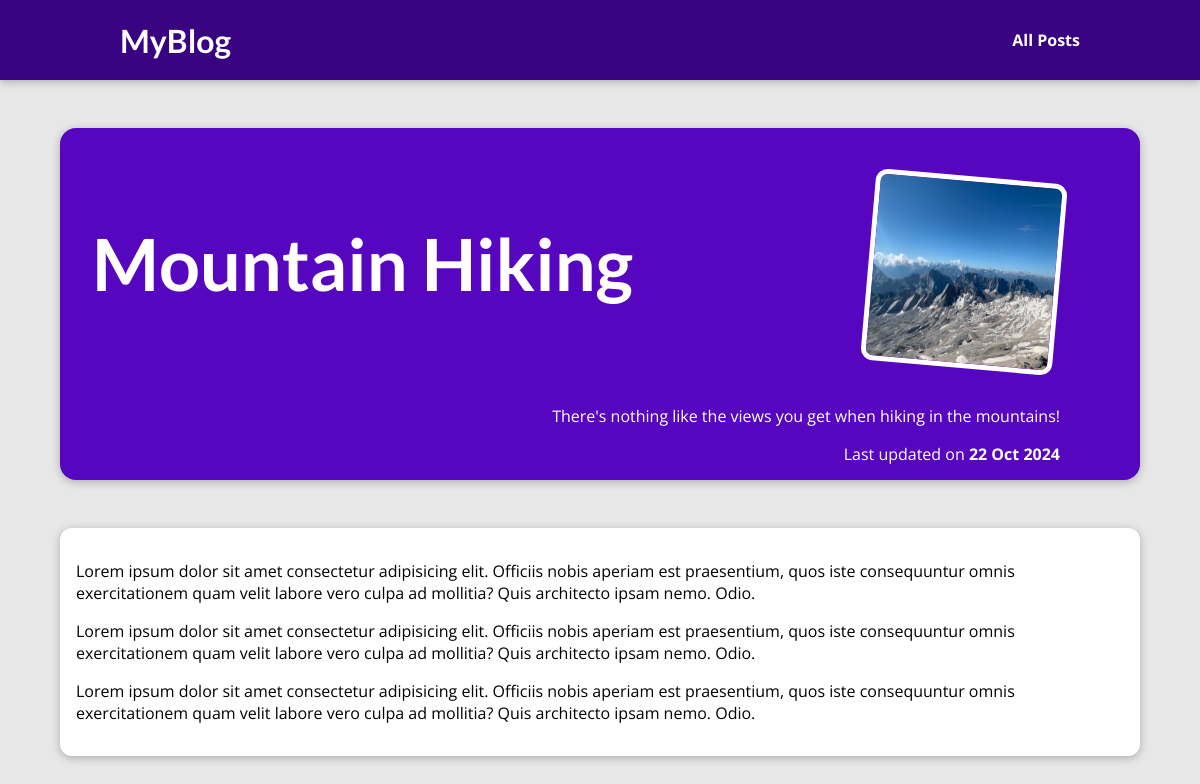
The page /posts/hike-in-the-mountains on the database its author committed.
### blog/models.py (models this page shows)
class Post(models.Model):
    title = models.CharField(null=True, max_length=150)
    excerpt = models.CharField(null=True, max_length=200)
    image =  models.CharField(null=True, max_length=100)
    date = models.DateField(auto_now=True)
    slug = models.CharField(null=True, max_length=100)
    content = models.TextField(null=True, validators=[MinLengthValidator(10)])
    author = models.ForeignKey(Author, on_delete=models.SET_NULL, null=True, related_name="posts")
    tags = models.ManyToManyField(Tag)

### blog/views.py (the view)
# urls.py: path('posts/<slug:slug>', views.post, name='post'),
def post(request, slug):
    id_post = get_object_or_404(Post, slug=slug)
    return render(request, 'blog/post.html', {
        "post": id_post
    })

### blog/templates/blog/post.html (shortened to what this page needs)
{% extends "base.html" %}
{% load static %}
{% block css_files %}
    <link rel="stylesheet" href="{% static "blog/post.css" %}">
{% endblock %}
{% block page_content %}
    <section id="summary">
        <h2>{{ post.title }}</h2>
        <article>
            <img src="{% static "blog/images/"|add:post.image %}" alt="Post Title">
            <p>{{ post.excerpt }}</p>
            <div>Last updated on <time>{{post.date|date:"d M Y"}}</time></div>
        </section>
    <main>
        <p>{{ post.content|linebreaks }}</p>
    </main>
{% endblock %}

### static/app.css (style rules this page uses)
* { box-sizing: border-box; }
html { font-family: 'Open Sans', 'Lato', sans-serif; }
body { margin: 0; }
h1, h2, h3 { font-family: 'Lato', sans-serif; font-weight: bold; }

### blog/static/blog/post.css (style rules this page uses)
body { background-color: #e7e7e7; }
#summary { margin: 8rem auto 3rem auto; padding: 2rem; width: 90%; max-width: 90rem; border-radius: 16px; background-color: #5706c0; position: relative; box-shadow: 0 2px 8px rgba(0, 0, 0, 0.25); height: 22rem; }
#summary h2 { color: white; font-size: 4.5rem; }
#summary article { position: absolute; top: 2rem; right: 3rem; padding: 1rem 2rem; border-radius: 12px; text-align: right; color: white; }
#summary article img { width: 12rem; height: 12rem; border-radius: 12px; transform: rotateZ(5deg); border: 5px solid white; margin-bottom: 1rem; }
#summary time { font-weight: bold; }
main { width: 90%; max-width: 90rem; margin: 3rem auto; background-color: white; padding: 1rem; border-radius: 12px; box-shadow: 0 2px 8px rgba(0, 0, 0, 0.25); }

### rows shown on the page
Post: title "Mountain Hiking", image (picture), excerpt "There's nothing like the views you get when hiking in the mountains!", date "22 Oct 2024", content "Lorem ipsum dolor sit amet consectetur adipisicing elit. Officiis nobis aperiam est praesentium, quos iste consequuntur omnis exercitationem quam velit labore vero culpa ad mollitia? Quis architecto ipsam nemo. Odio. Lorem ipsum dolor sit amet consectetur adipisicing elit. Officiis nobis aperiam est praesentium, quos iste consequuntur omnis exercitationem quam velit labore vero culpa ad mollitia? Quis architecto ipsam nemo. Odio. Lorem ipsum dolor sit amet consectetur adipisicing elit. Officiis nobis aperiam est praesentium, quos iste consequuntur omnis exercitationem quam velit labore vero culpa ad mollitia? Quis architecto ipsam nemo. Odio."
